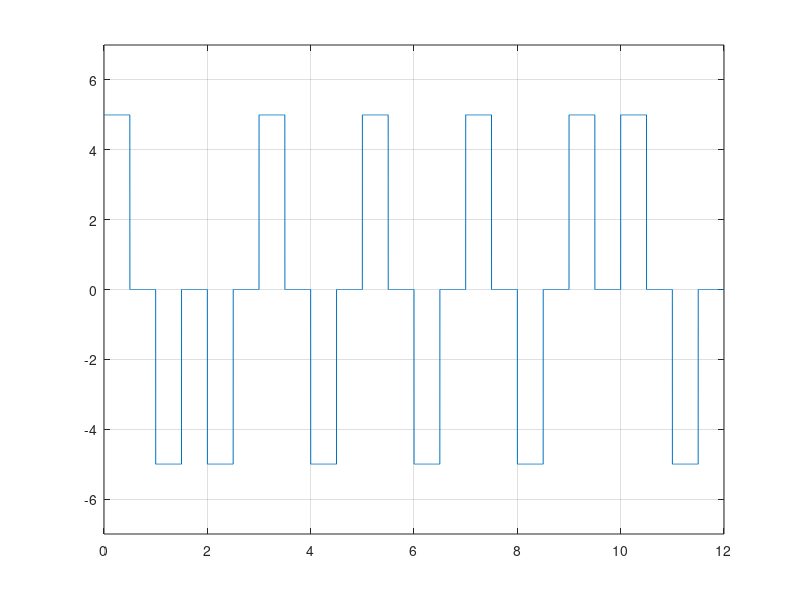

Source code (MATLAB):
clear;

bits = [0,1,1,0,1,0,1,0,1,0,0,1];

bit_rate = 1;
voltage = 5;
sign = 1;

tmp = voltage;
x = 1;
voltage = voltage*sign;

for i = 1:length(bits)
    if(bits(i)==0)
        y_level(x) = voltage;
        y_level(x + 1) = 0;
    else
        y_level(x) = -voltage;
        y_level(x + 1) = 0;
    end
    x = x + 2;
end

voltage = tmp;
Time = length(bits)/bit_rate;
sampling_frequency = 1000;
sampling_period = 1/sampling_frequency;
time = 0:sampling_period:Time;

x = 1;


for i = 1:length(time)
    y_value(i)= y_level(x);
    if time(i)*bit_rate*2>=x
        x = x + 1;
    end
end


plot(time,y_value);
grid on;
axis([0 Time -voltage-2 voltage+2]);


% demodulation

x = 1;
st = 1;
tmp = sign;

for i = 1:length(time)
  dm = y_value(i)/voltage;
  if time(i)*bit_rate*2 >= x
      if mod(x,2)==1
          if dm == tmp
            ans_bits(st)=0;
          else
            ans_bits(st)=1;
          end
          st = st + 1;
      end
      x = x + 1;
  end
 end

 disp('Demodulation : ')
 disp(ans_bits)
